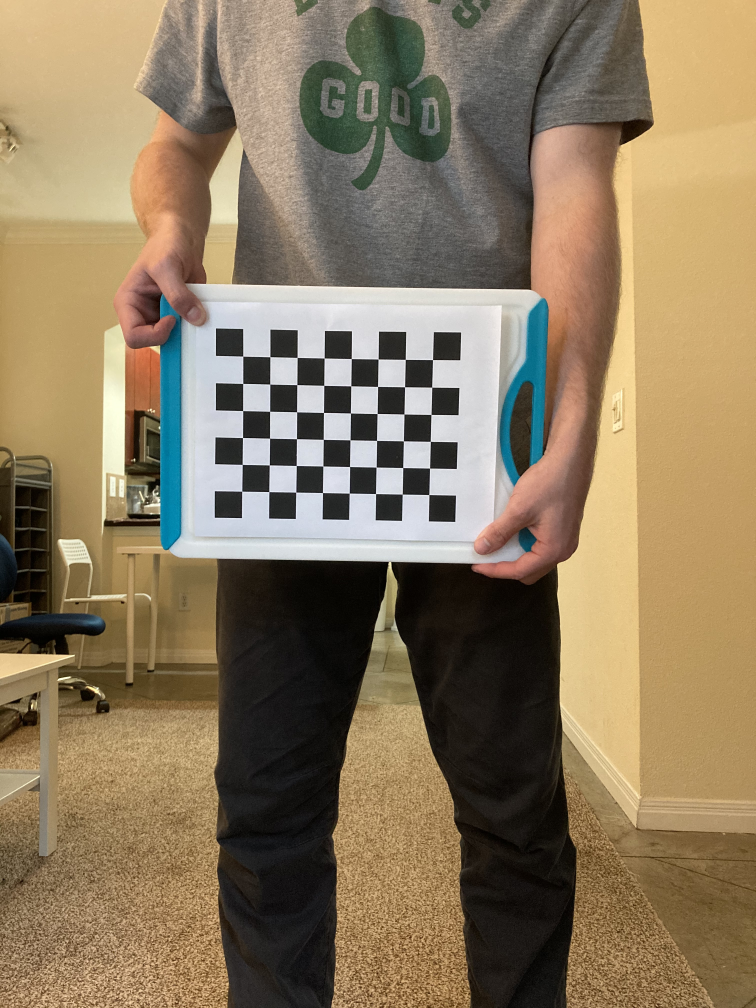
#> input picture distance/calibpics/IMG_5592.jpg, 3024 x 4032 px (shown at 1/4 size); its folder holds only this picture in this run
$ python camera_calib.py
#> lines starting #> are read from the running program, lines starting #| are printed output that depends on the picture; after the words box and inside, x2 and y2 are one past the last pixel; in counts of white or black regions, pixels touching at a corner belong together; long printed decimals are rounded
#### Camera calibration from:
#### https://www.geeksforgeeks.org/camera-calibration-with-python-opencv/
####
# Import required modules
import cv2
import numpy as np
import os
import glob


# Define the dimensions of checkerboard
CHECKERBOARD = (8, 6)


# stop the iteration when specified
# accuracy, epsilon, is reached or
# specified number of iterations are completed.
criteria = (cv2.TERM_CRITERIA_EPS +
            cv2.TERM_CRITERIA_MAX_ITER, 30, 0.001)


# Vector for 3D points
threedpoints = []

# Vector for 2D points
twodpoints = []


#  3D points real world coordinates
objectp3d = np.zeros((1, CHECKERBOARD[0]
                      * CHECKERBOARD[1],
                      3), np.float32)
objectp3d[0, :, :2] = np.mgrid[0:CHECKERBOARD[0],
                               0:CHECKERBOARD[1]].T.reshape(-1, 2) * 25
prev_img_shape = None


# Extracting path of individual image stored
# in a given directory. Since no path is
# specified, it will take current directory
# jpg files alone
images = glob.glob('calibpics/*.jpg')

for filename in images:
    image = cv2.imread(filename)
#> image is the input picture: shape (4032, 3024, 3); mean B, G, R 95.2, 121.9, 139.1
    image = cv2.resize(image, (540, 720))
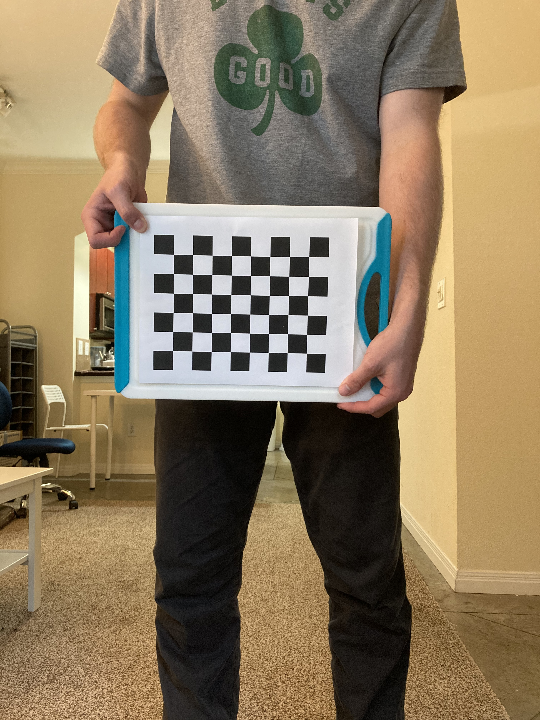
#> image: shape (720, 540, 3); mean B, G, R 95.1, 121.8, 139
    grayColor = cv2.cvtColor(image, cv2.COLOR_BGR2GRAY)
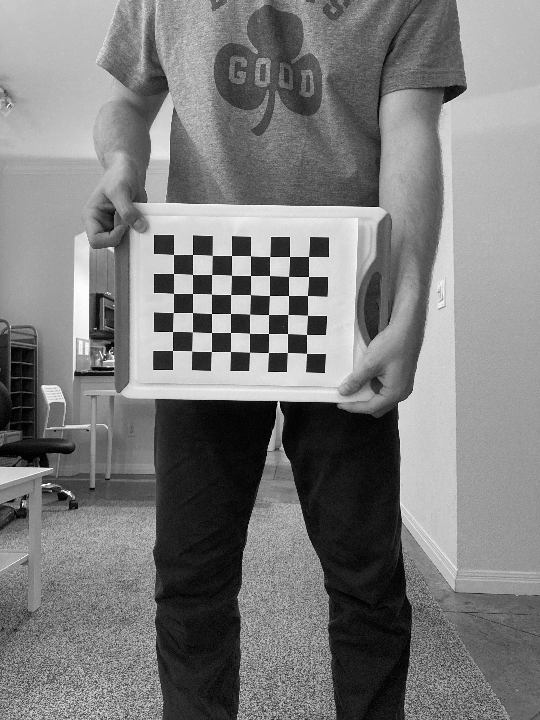
#> grayColor: shape (720, 540); min 0, max 253, mean 123.9

    # Find the chess board corners
    # If desired number of corners are
    # found in the image then ret = true
    ret, corners = cv2.findChessboardCorners(
                    grayColor, CHECKERBOARD,
                    cv2.CALIB_CB_ADAPTIVE_THRESH
                    + cv2.CALIB_CB_FAST_CHECK +
                    cv2.CALIB_CB_NORMALIZE_IMAGE)
#> ret = True; corners = 48 rows, first 8: [173.5, 254.5], [192.5, 254.5], [212.4, 255.5], [231.5, 255.5], [250.5, 255.7], [269.7, 256.5], [289.5, 256.5], [308.5, 256.5]

    # If desired number of corners can be detected then,
    # refine the pixel coordinates and display
    # them on the images of checker board
    if ret == True:
        print("Found Checkerboard")
        threedpoints.append(objectp3d)

        # Refining pixel coordinates
        # for given 2d points.
        corners2 = cv2.cornerSubPix(
            grayColor, corners, (11, 11), (-1, -1), criteria)
#> corners2 = 48 rows, first 8: [173.5, 254.6], [192.5, 254.5], [212.3, 255.4], [231.5, 255.5], [250.5, 255.7], [269.7, 256.6], [289.6, 256.5], [308.5, 256.5]

        twodpoints.append(corners2)

        # Draw and display the corners
        image = cv2.drawChessboardCorners(image,
                                          CHECKERBOARD,
                                          corners2, ret)
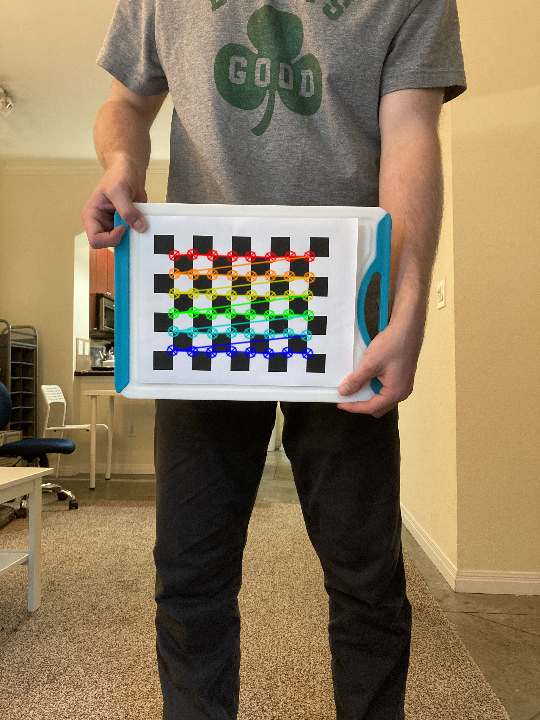
#> image: shape (720, 540, 3); 2.03% of pixels changed, all inside (x1, y1, x2, y2) = (166, 248, 316, 360)
    print(twodpoints[-1])
#> (printed output is left out)
    cv2.imshow('img', image)
    cv2.waitKey(0)

#cv2.destroyAllWindows()

h, w = image.shape[:2]


# Perform camera calibration by
# passing the value of above found out 3D points (threedpoints)
# and its corresponding pixel coordinates of the
# detected corners (twodpoints)
ret, matrix, distortion, r_vecs, t_vecs = cv2.calibrateCamera(
    threedpoints, twodpoints, grayColor.shape[::-1], None, None)
#> ret = 0.349; matrix = [[2652, 0, 298.9], [0, 2648.3, 362.9], [0, 0, 1]]; distortion = [[15.44, -1299.4, 0.107, 0.188, -6.29]]; r_vecs = ([0.137, 0.0717, 0.0188],); t_vecs = ([-163, -140.4, 3442.8],)


# Displayig required output
print(" Camera matrix:")
print(matrix)
#| [[2.65203736e+03 0.00000000e+00 2.98947508e+02]
#|  [0.00000000e+00 2.64830193e+03 3.62855324e+02]
#|  [0.00000000e+00 0.00000000e+00 1.00000000e+00]]

print("\n Distortion coefficient:")
print(distortion)
#| [[ 1.54421313e+01 -1.29941837e+03  1.07250463e-01  1.87678104e-01
#|   -6.28640690e+00]]

print("\n Rotation Vectors:")
print(r_vecs)
#| (array([[0.1368],
#|        [0.0717],
#|        [0.01883]]),)

print("\n Translation Vectors:")
print(t_vecs)
#| (array([[-163.003],
#|        [-140.443],
#|        [3442.755 ]]),)

$ run again, on distance/calibpics/IMG_5599.jpg
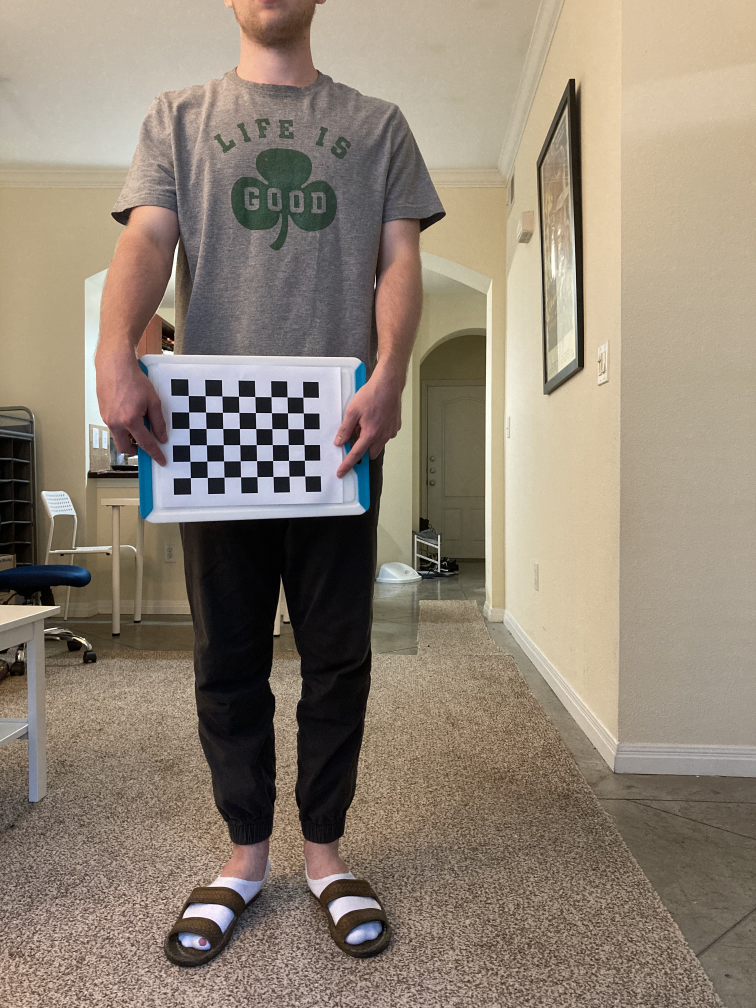
#> input picture distance/calibpics/IMG_5599.jpg, 3024 x 4032 px (shown at 1/4 size)
#> image is the input picture: shape (4032, 3024, 3); mean B, G, R 117.3, 132.4, 144.8
#> `grayColor = cv2.cvtColor(image, cv2.COLOR_BGR2GRAY)`:
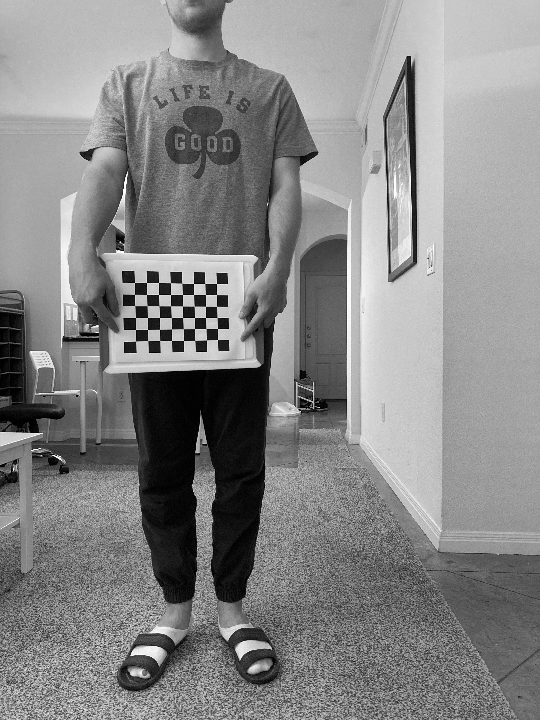
#> grayColor: shape (720, 540); min 0, max 254, mean 134.2
#> `ret, corners = cv2.findChessboardCorners( grayColor, CHECKERBOARD, cv2..`: ret = True; corners = 48 rows, first 8: [134.5, 282.5], [146.5, 282.5], [158.5, 282.5], [170.5, 282.5], [181.7, 283.3], [193.5, 283.5], [204.6, 283.5], [216.5, 283.5]
#> corners2 = 48 rows, first 8: [141.3, 287.8], [152.6, 288.5], [163.9, 281.1], [176.1, 278.9], [175.9, 290.1], [197.9, 288.6], [197.9, 288.6], [218.3, 288.6]
#> `image = cv2.drawChessboardCorners(image, CHECKERBOARD, corners2, ret)`:
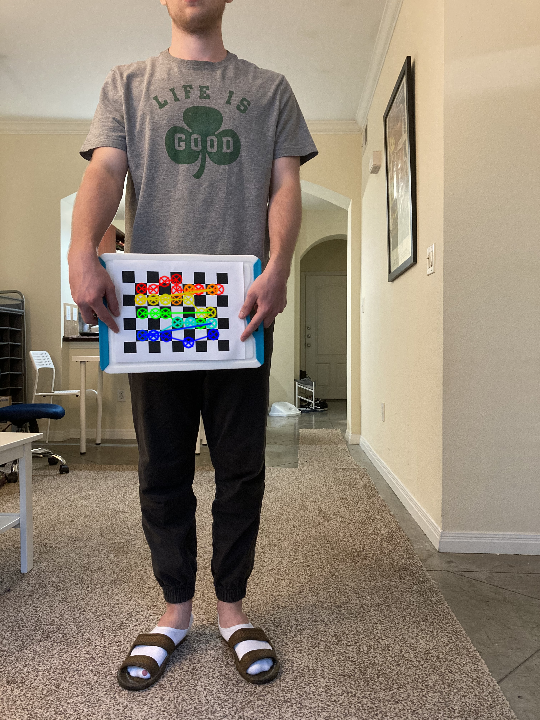
#> image: shape (720, 540, 3); mean B, G, R 116.9, 132.3, 144.7
#> (printed output is left out)
#> `ret, matrix, distortion, r_vecs, t_vecs = cv2.calibrateCamera( threedp..`: ret = 7.15; matrix = [[1233.7, 0, 218], [0, 1440.2, 330.9], [0, 0, 1]]; distortion = [[45.55, -117988.5, -2.27, -6.1, -446.9]]; r_vecs = ([0.423, -0.451, 0.00317],); t_vecs = ([-160, -87.4, 3936.1],)
#| [[1.23371489e+03 0.00000000e+00 2.17974048e+02]
#|  [0.00000000e+00 1.44022935e+03 3.30881131e+02]
#|  [0.00000000e+00 0.00000000e+00 1.00000000e+00]]
#| [[ 4.55549109e+01 -1.17988484e+05 -2.26751627e+00 -6.10226309e+00
#|   -4.46894931e+02]]
#| (array([[ 0.4232],
#|        [-0.4514],
#|        [ 0.003173]]),)
#| (array([[-159.964],
#|        [ -87.401],
#|        [3936.134]]),)
